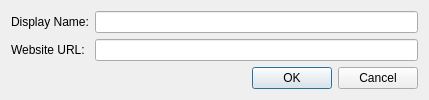
<?xml version="1.0" encoding="UTF-8"?>
<ui version="4.0">
 <class>Dialog</class>
 <widget class="QDialog" name="Dialog">
  <property name="geometry">
   <rect>
    <x>0</x>
    <y>0</y>
    <width>429</width>
    <height>93</height>
   </rect>
  </property>
  <property name="windowTitle">
   <string>Add Website</string>
  </property>
  <property name="windowIcon">
   <iconset>
    <normaloff>../../assets/logo.png</normaloff>../../assets/logo.png</iconset>
  </property>
  <property name="modal">
   <bool>true</bool>
  </property>
  <layout class="QGridLayout" name="gridLayout_2">
   <item row="1" column="0">
    <widget class="QLabel" name="url_label">
     <property name="text">
      <string>Website URL: </string>
     </property>
    </widget>
   </item>
   <item row="0" column="1">
    <widget class="QLineEdit" name="display_line"/>
   </item>
   <item row="1" column="1">
    <widget class="QLineEdit" name="url_line"/>
   </item>
   <item row="0" column="0">
    <widget class="QLabel" name="display_label">
     <property name="text">
      <string>Display Name:</string>
     </property>
    </widget>
   </item>
   <item row="2" column="0" colspan="2">
    <widget class="QDialogButtonBox" name="add_button_box">
     <property name="standardButtons">
      <set>QDialogButtonBox::Cancel|QDialogButtonBox::Ok</set>
     </property>
    </widget>
   </item>
  </layout>
 </widget>
 <resources/>
 <connections/>
</ui>
